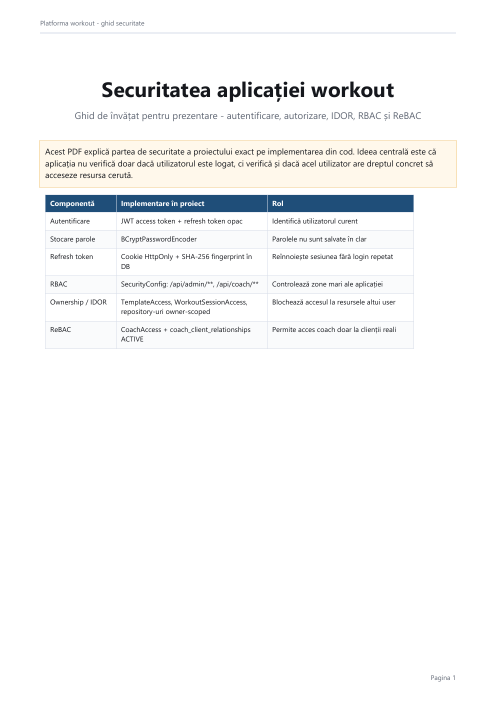
#> input picture tmp/pdfs/security_guide_render/page-01.png, 993 x 1404 px (shown at 1/2 size); its folder holds only this picture in this run
$ python create_security_montage.py
#> lines starting #> are read from the running program, lines starting #| are printed output that depends on the picture
from pathlib import Path

from PIL import Image, ImageDraw


indir = Path("tmp/pdfs/security_guide_render")
imgs = sorted(indir.glob("page-*.png"))
thumbs = []
for path in imgs:
    image = Image.open(path).convert("RGB")
#> image is the input picture: PIL image 993x1404 RGB; mean R, G, B 246.7, 247.2, 247.4
    image.thumbnail((260, 370))
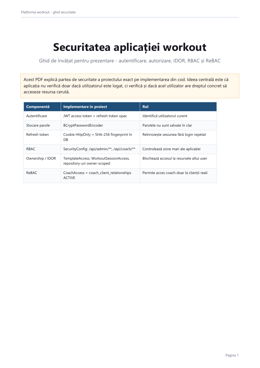
#> image: PIL image 260x368 RGB; mean R, G, B 246.6, 247.1, 247.3
    canvas = Image.new("RGB", (280, 400), "white")
#> canvas: PIL image 280x400 RGB; every value is 255
    x = (280 - image.width) // 2
#> x = 10
    canvas.paste(image, (x, 8))
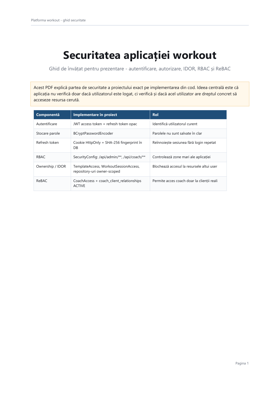
#> canvas: PIL image 280x400 RGB; mean R, G, B 247.8, 248.3, 248.4
    ImageDraw.Draw(canvas).text((140, 382), path.stem.split("-")[-1], anchor="mm", fill="black")
    thumbs.append(canvas)

cols = 3
rows = (len(thumbs) + cols - 1) // cols
#> rows = 1
out = Image.new("RGB", (cols * 280, rows * 400), (238, 238, 238))
#> out: PIL image 840x400 RGB; every value is 238
for index, thumb in enumerate(thumbs):
    out.paste(thumb, ((index % cols) * 280, (index // cols) * 400))
#> this loop made 1 pass
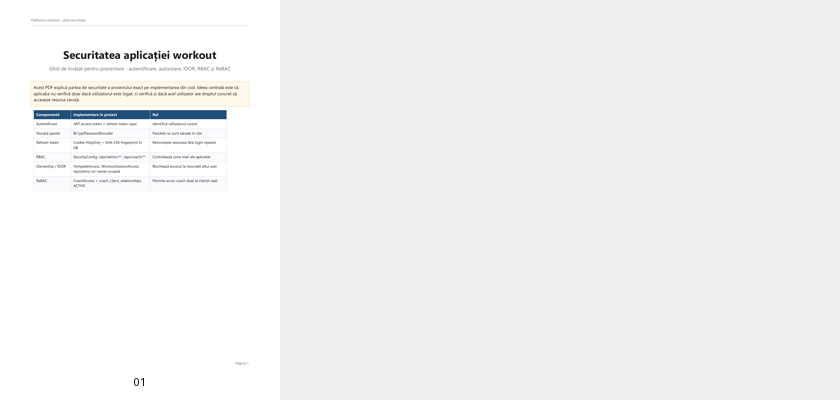
#> out: PIL image 840x400 RGB; mean R, G, B 241.2, 241.4, 241.5

out_path = Path("tmp/pdfs/security_guide_montage.png")
out.save(out_path)
print(out_path)

$ run again, on tmp/pdfs/security_guide_render/page-05.png
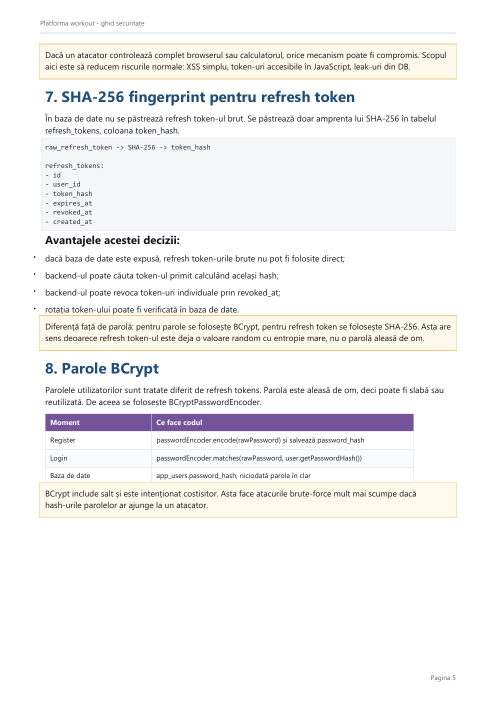
#> input picture tmp/pdfs/security_guide_render/page-05.png, 993 x 1404 px (shown at 1/2 size)
#> image is the input picture: PIL image 993x1404 RGB; mean R, G, B 244.4, 243.3, 243.3
#> image: PIL image 260x368 RGB
#> `canvas.paste(image, (x, 8))`:
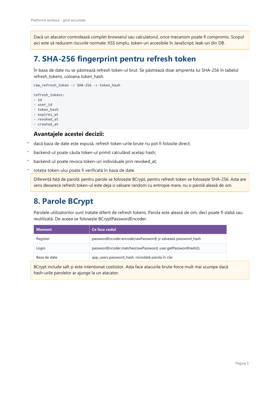
#> canvas: PIL image 280x400 RGB; mean R, G, B 245.7, 244.9, 244.9
#> rows = 1
#> the loop `for index, thumb in enumerate(thumbs):` made 1 pass
#> after the loop `for index, thumb in enumerate(thumbs):`:
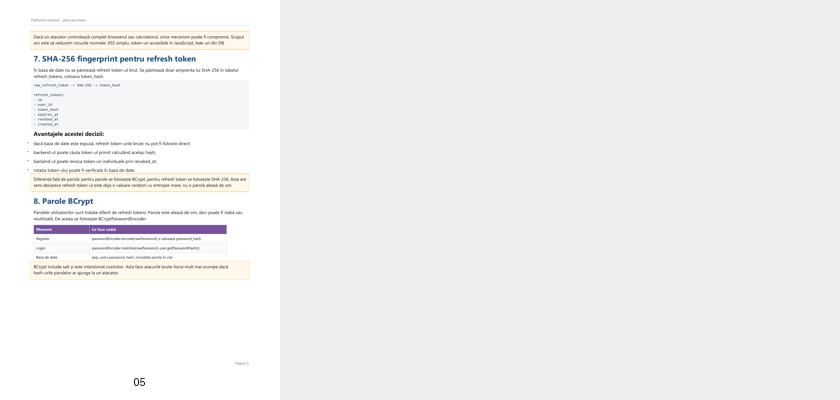
#> out: PIL image 840x400 RGB; mean R, G, B 240.6, 240.3, 240.3

$ run again, on tmp/pdfs/security_guide_render/page-06.png
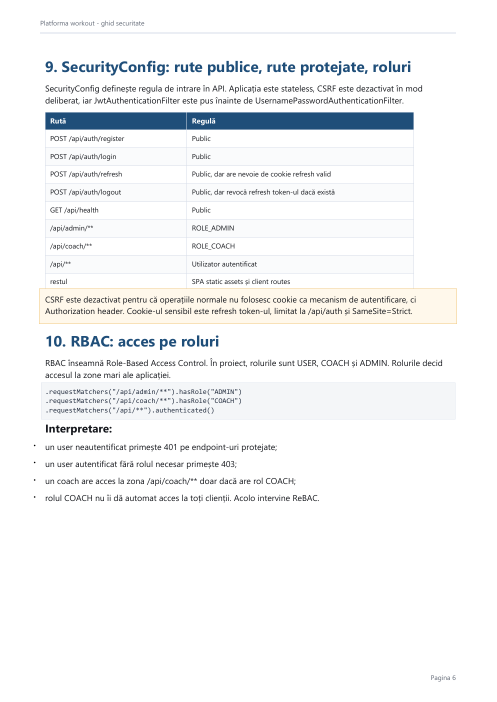
#> input picture tmp/pdfs/security_guide_render/page-06.png, 993 x 1404 px (shown at 1/2 size)
#> image is the input picture: PIL image 993x1404 RGB; mean R, G, B 243.9, 245, 245.8
#> image: PIL image 260x368 RGB
#> `canvas.paste(image, (x, 8))`:
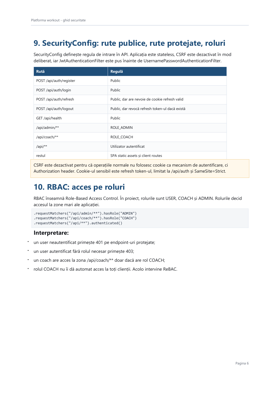
#> canvas: PIL image 280x400 RGB; mean R, G, B 245.3, 246.3, 247
#> rows = 1
#> the loop `for index, thumb in enumerate(thumbs):` made 1 pass
#> after the loop `for index, thumb in enumerate(thumbs):`:
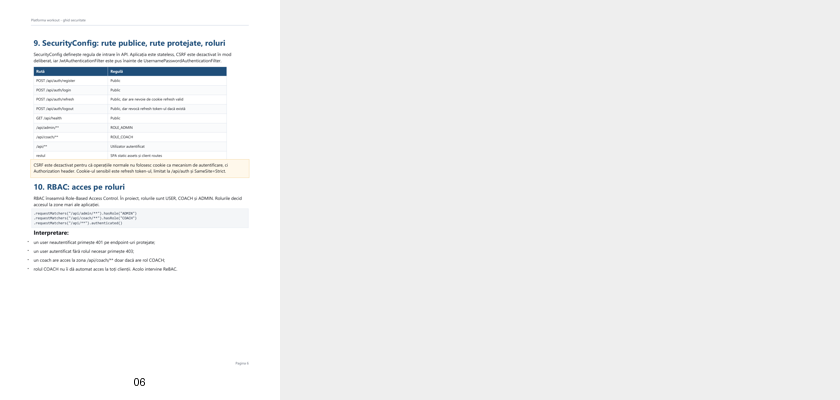
#> out: PIL image 840x400 RGB; mean R, G, B 240.4, 240.7, 241

$ run again, on tmp/pdfs/security_guide_render/page-07.png
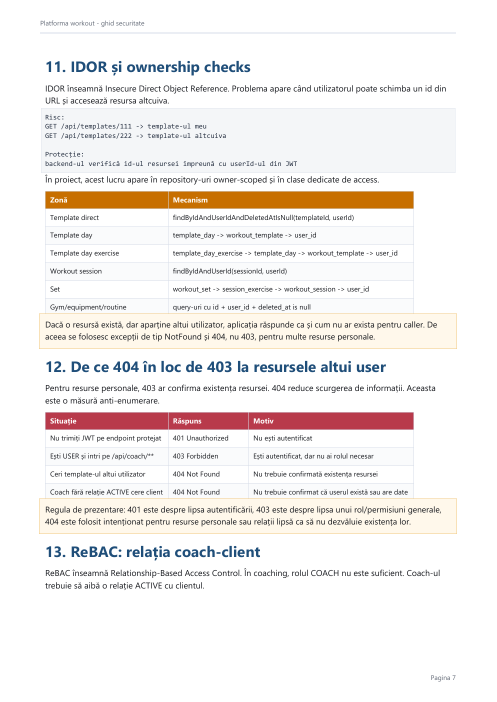
#> input picture tmp/pdfs/security_guide_render/page-07.png, 993 x 1404 px (shown at 1/2 size)
#> image is the input picture: PIL image 993x1404 RGB; mean R, G, B 243.2, 239.6, 237.6
#> image: PIL image 260x368 RGB
#> `canvas.paste(image, (x, 8))`:
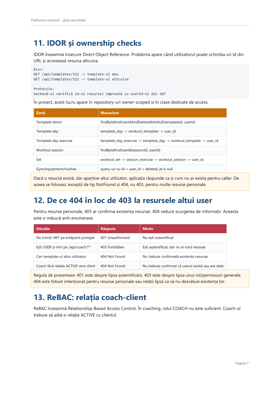
#> canvas: PIL image 280x400 RGB; mean R, G, B 244.7, 241.7, 240
#> rows = 1
#> the loop `for index, thumb in enumerate(thumbs):` made 1 pass
#> after the loop `for index, thumb in enumerate(thumbs):`:
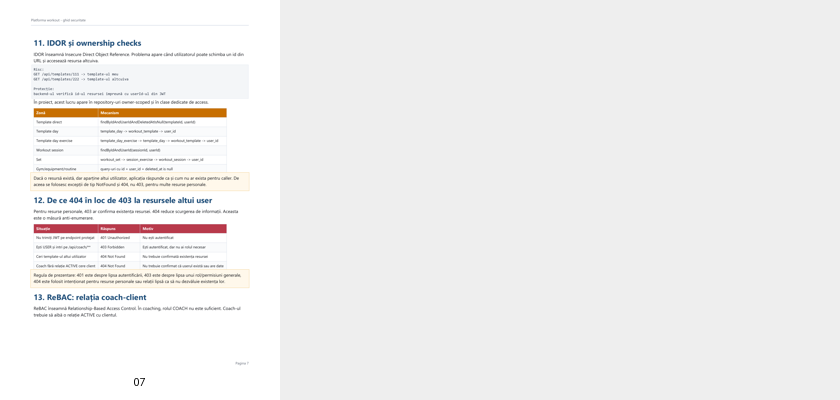
#> out: PIL image 840x400 RGB; mean R, G, B 240.2, 239.2, 238.7

$ run again, on tmp/pdfs/security_guide_render/page-02.png
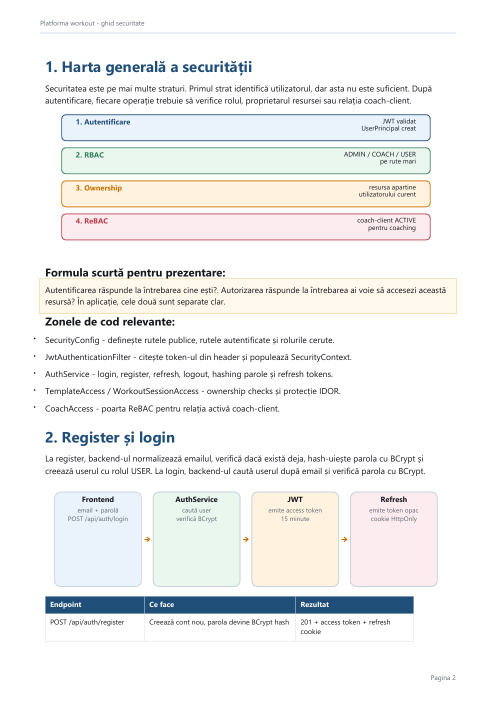
#> input picture tmp/pdfs/security_guide_render/page-02.png, 993 x 1404 px (shown at 1/2 size)
#> image is the input picture: PIL image 993x1404 RGB; mean R, G, B 241.3, 241.5, 241
#> image: PIL image 260x368 RGB
#> `canvas.paste(image, (x, 8))`:
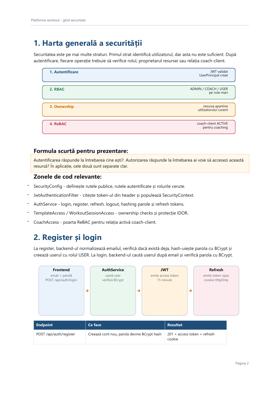
#> canvas: PIL image 280x400 RGB; mean R, G, B 243, 243.3, 242.9
#> rows = 1
#> the loop `for index, thumb in enumerate(thumbs):` made 1 pass
#> after the loop `for index, thumb in enumerate(thumbs):`:
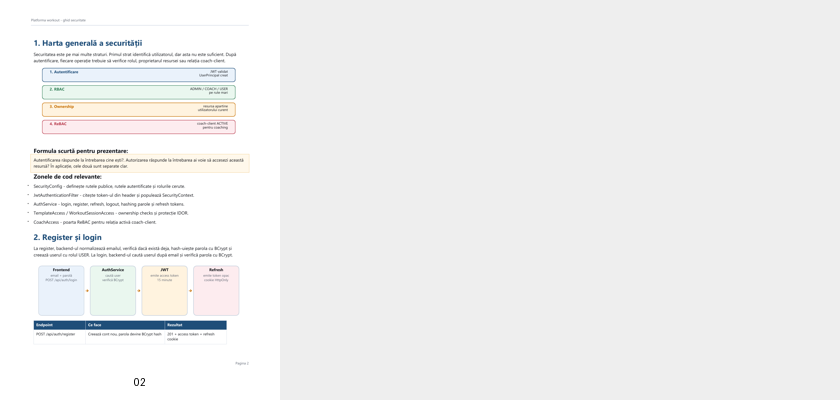
#> out: PIL image 840x400 RGB; mean R, G, B 239.7, 239.7, 239.6
